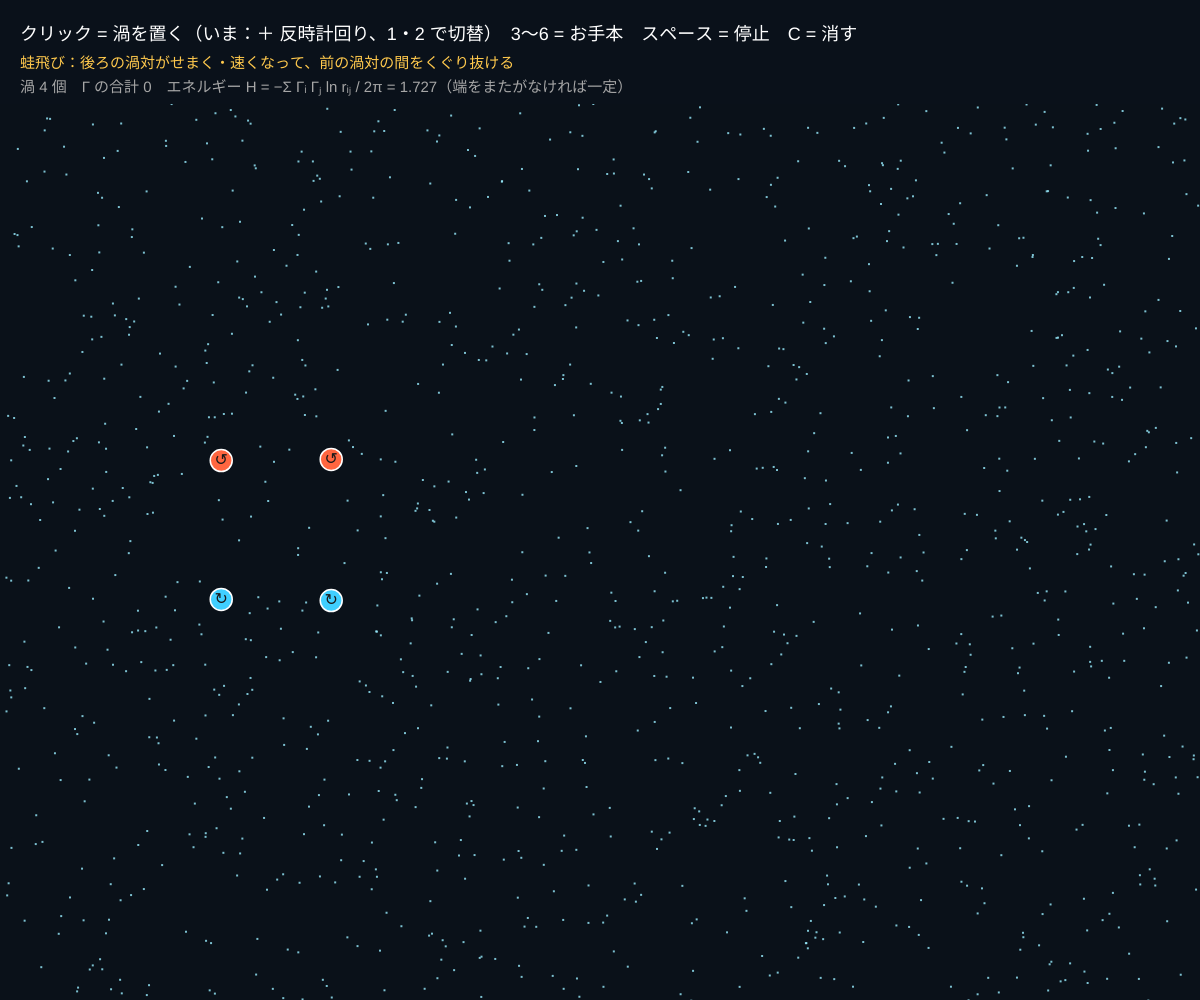
Frame 1 (no input)
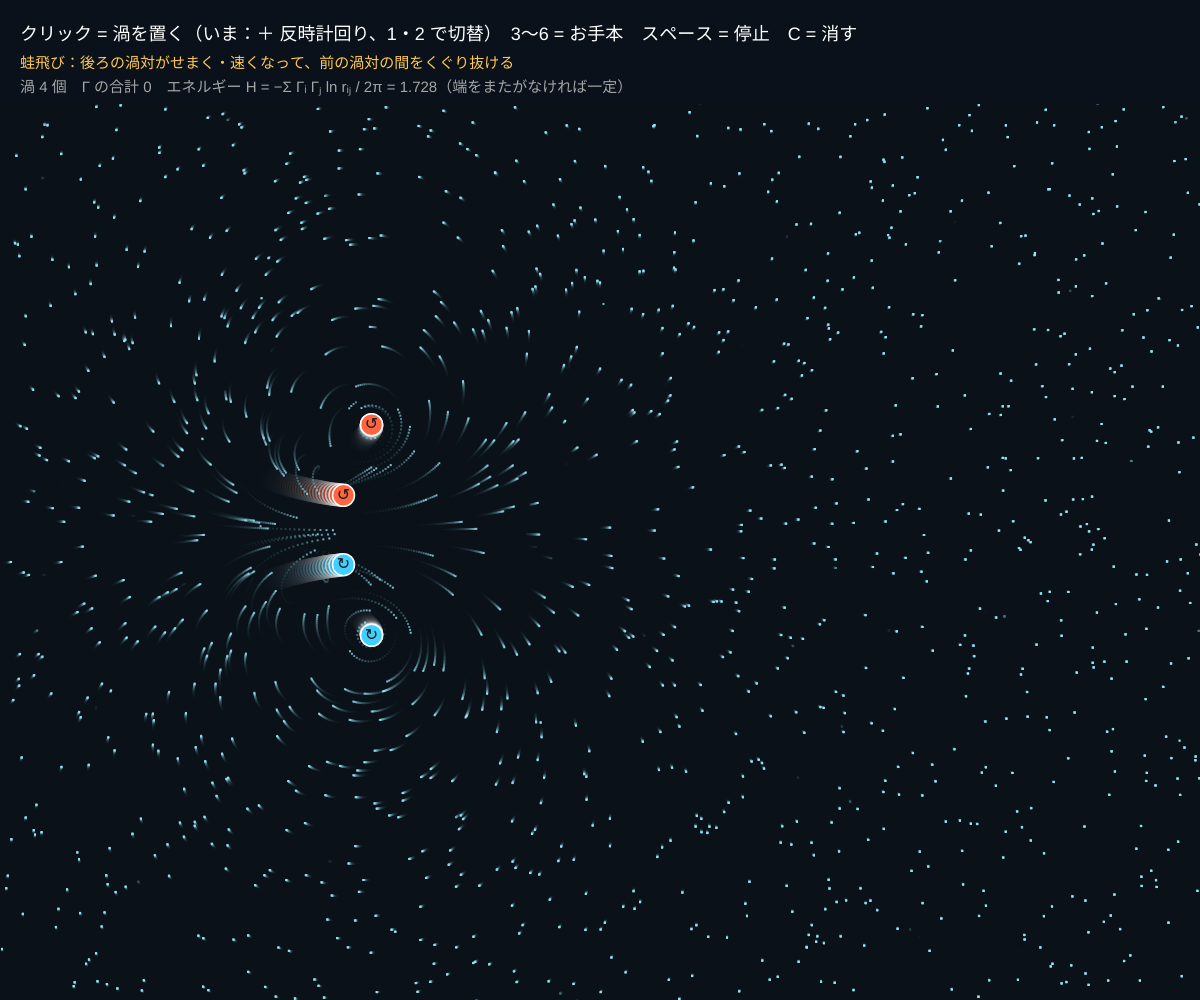
Frame 60 (no input)
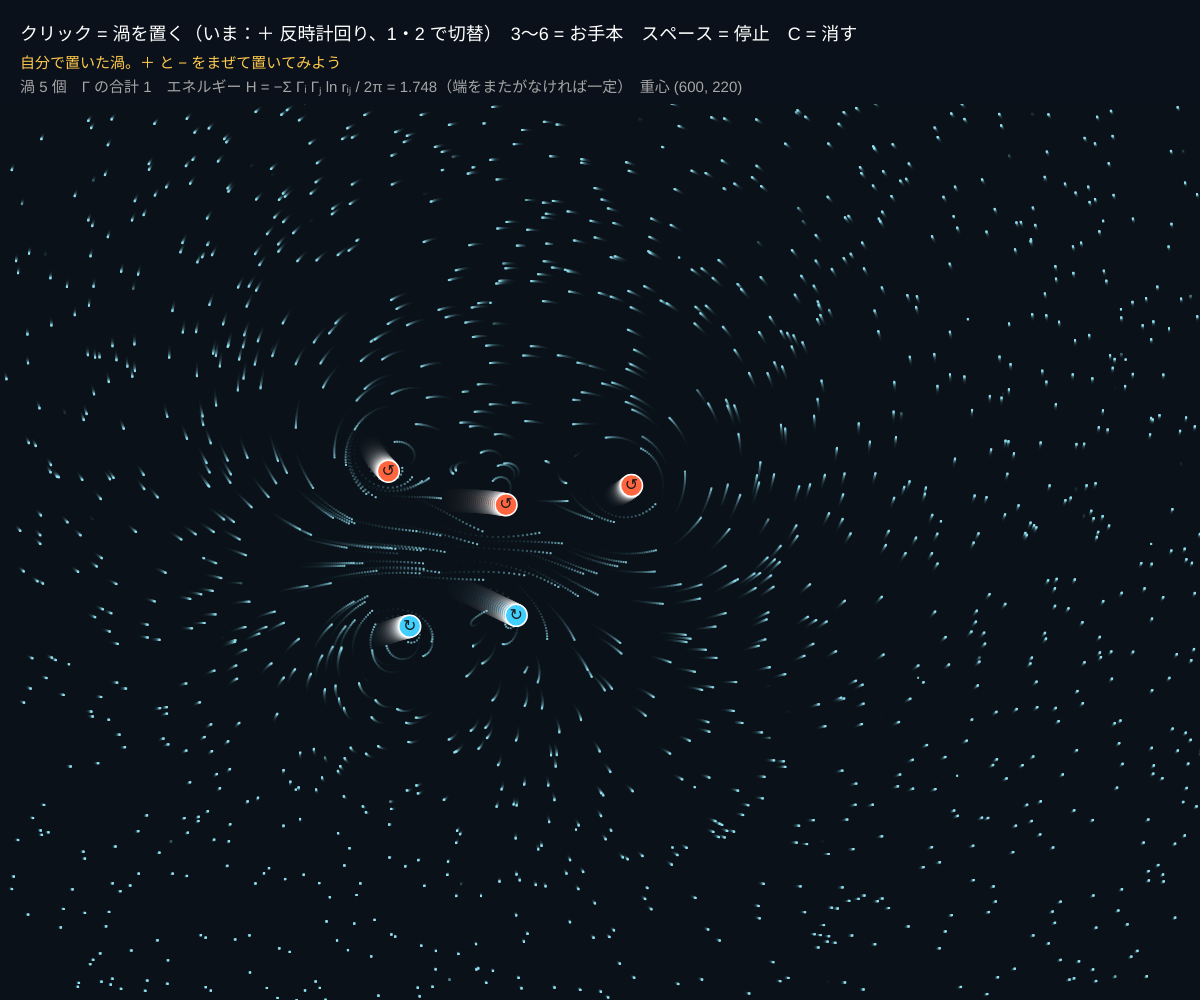
Frame 120 (the mouse pressed at the canvas centre since frame 60)

The p5.js sketch that drew these frames (run headless with seeded random() and noise() and a simulated clock; from frame 60 on, the mouse is pressed at the canvas centre):

// p5.js sketch
// ── sketch.js
// ============================================
// 11 点渦の力学
// 渦を「強さ Γ をもつ 1 点」で表す。点渦は自分では動かず、ほかの渦が作る流れに流される
//   渦 j が距離 r の所に作る速さ = Γ_j / (2π r)（向きは渦のまわりを回る向き）
// 粘性のない流体では渦は消えない（ヘルムホルツの渦定理）ので、渦どうしの追いかけっこが続く
//   同じ向きの 2 つ → たがいのまわりを回る　　逆向きの 2 つ（渦対）→ 並んでまっすぐ進む
//   渦対が 2 組 → 後ろの組が前の組をくぐり抜ける「蛙飛び」（煙の輪でも起きる）
// クリック = 渦を置く / 1 = ＋（反時計回り）・2 = −（時計回り）/ 3〜6 = お手本 / スペース = 停止 / C = 消す
// ============================================

let GAM = 40000; // ★ 渦の強さ Γ [px²/秒]
let core = 12; // ★ 渦の芯の大きさ [px]（近づきすぎたとき速さが無限大にならないように）
let nTracer = 1400; // ★ 流れを見る粒の数
let signNow = 1, paused = false;
let vort = [], dots = [], presetName = '';

function setup() {
  createCanvas(windowWidth, windowHeight);
  colorMode(HSB, 360, 100, 100, 100);
  for (let i = 0; i < nTracer; i++) dots.push({ x: Math.random() * width, y: Math.random() * height });
  preset(5);
  background(215, 60, 10);
}

function preset(n) {
  let cx = width / 2, cy = height / 2 + 30;
  vort = [];
  if (n === 3) { vort.push({ x: cx - 70, y: cy, g: 1 }, { x: cx + 70, y: cy, g: 1 }); presetName = '同じ向きの 2 つ：重心のまわりを回り続ける'; }
  if (n === 4) { vort.push({ x: cx - 300, y: cy - 55, g: 1 }, { x: cx - 300, y: cy + 55, g: -1 }); presetName = '渦対（逆向きの 2 つ）：おたがいを同じ向きへ流し、並んで直進する'; }
  if (n === 5) { for (let k = 0; k < 2; k++) vort.push({ x: cx - 380 + k * 110, y: cy - 70, g: 1 }, { x: cx - 380 + k * 110, y: cy + 70, g: -1 }); presetName = '蛙飛び：後ろの渦対がせまく・速くなって、前の渦対の間をくぐり抜ける'; }
  if (n === 6) { for (let k = 0; k < 5; k++) vort.push({ x: cx - 400 + k * 200, y: cy - 28, g: 1 }, { x: cx - 300 + k * 200, y: cy + 28, g: -1 }); presetName = 'カルマン渦列（09）の点渦モデル：千鳥に並んだ 2 列がそろって流れる'; }
}

// ★ 場所 (x, y) での流れの速度：すべての点渦が作る速度の足し算（skip 番の渦は自分なので除く）
function velocityAt(x, y, skip) {
  let vx = 0, vy = 0;
  for (let k = 0; k < vort.length; k++) {
    if (k === skip) continue;
    let w = vort[k], dx = x - w.x, dy = y - w.y, s = w.g * GAM / (2 * Math.PI * (dx * dx + dy * dy + core * core));
    vx += s * dy; vy -= s * dx; // 画面では y が下向きなので、g = +1 が反時計回りに見える
  }
  return [vx, vy];
}

// 渦を dt だけ進める（4 次のルンゲ・クッタ法：長く回してもずれにくい）
function moveVortices(dt) {
  let base = vort.map((w) => [w.x, w.y]), sum = vort.map(() => [0, 0]);
  let wts = [1, 2, 2, 1], offs = [0.5, 0.5, 1];
  for (let stage = 0; stage < 4; stage++) {
    let vel = vort.map((w, k) => velocityAt(w.x, w.y, k));
    for (let k = 0; k < vort.length; k++) {
      sum[k][0] += wts[stage] * vel[k][0]; sum[k][1] += wts[stage] * vel[k][1];
      if (stage < 3) { vort[k].x = base[k][0] + offs[stage] * dt * vel[k][0]; vort[k].y = base[k][1] + offs[stage] * dt * vel[k][1]; }
    }
  }
  for (let k = 0; k < vort.length; k++) {
    vort[k].x = (base[k][0] + dt * sum[k][0] / 6 + width) % width; // 画面の端から出たら反対側へ
    vort[k].y = (base[k][1] + dt * sum[k][1] / 6 + height) % height;
  }
}

function draw() {
  // 前のフレームをうすく残して、粒の軌跡（尾）を見せる
  noStroke(); fill(215, 60, 10, 14); rect(0, 0, width, height);
  let dt = paused ? 0 : 1 / 60;
  for (let s = 0; s < 4; s++) moveVortices(dt / 4);

  // ---- 流れに乗る粒
  fill(190, 40, 100, 80);
  for (let q of dots) {
    let v = velocityAt(q.x, q.y, -1);
    let v2 = velocityAt(q.x + v[0] * dt / 2, q.y + v[1] * dt / 2, -1);
    q.x += v2[0] * dt; q.y += v2[1] * dt;
    if (q.x < 0 || q.x > width || q.y < 0 || q.y > height || Math.random() < 0.002) { q.x = Math.random() * width; q.y = Math.random() * height; }
    rect(q.x, q.y, 2, 2);
  }

  // ---- 点渦
  textAlign(CENTER, CENTER); textSize(16);
  for (let w of vort) {
    fill(w.g > 0 ? 12 : 195, 75, 100); stroke(0, 0, 100); strokeWeight(1.5);
    circle(w.x, w.y, 22);
    noStroke(); fill(0, 0, 10); text(w.g > 0 ? '↺' : '↻', w.x, w.y);
  }
  textAlign(LEFT, BASELINE);

  // ---- 保存される量：渦どうしのエネルギー H と、渦の重心
  let H = 0, sg = 0, mx = 0, my = 0;
  for (let a = 0; a < vort.length; a++) {
    sg += vort[a].g; mx += vort[a].g * vort[a].x; my += vort[a].g * vort[a].y;
    for (let b = a + 1; b < vort.length; b++) H -= vort[a].g * vort[b].g * Math.log(Math.hypot(vort[a].x - vort[b].x, vort[a].y - vort[b].y) + 1) / (2 * Math.PI);
  }
  noStroke(); fill(215, 60, 10); rect(0, 0, width, 104);
  fill(0, 0, 100); textSize(18);
  text('クリック = 渦を置く（いま：' + (signNow > 0 ? '＋ 反時計回り' : '− 時計回り') + '、1・2 で切替）　3〜6 = お手本　スペース = ' + (paused ? '再生' : '停止') + '　C = 消す', 20, 40);
  fill(42, 70, 100); textSize(15);
  text(presetName, 20, 68);
  fill(0, 0, 65);
  text('渦 ' + vort.length + ' 個　Γ の合計 ' + sg + '　エネルギー H = −Σ Γᵢ Γⱼ ln rᵢⱼ / 2π = ' + nf(H, 1, 3) + '（端をまたがなければ一定）' + (sg !== 0 ? '　重心 (' + nf(mx / sg, 1, 0) + ', ' + nf(my / sg, 1, 0) + ')' : ''), 20, 92);
}

function mousePressed() {
  if (mouseY < 104 || vort.length >= 16) return;
  vort.push({ x: mouseX, y: mouseY, g: signNow });
  presetName = '自分で置いた渦。＋ と − をまぜて置いてみよう';
}

function keyPressed() {
  if (key === '1') signNow = 1;
  if (key === '2') signNow = -1;
  if (key >= '3' && key <= '6') preset(Number(key));
  if (key === 'c' || key === 'C') { vort = []; presetName = '渦なし。クリックで置こう'; }
  if (key === ' ') paused = !paused;
}

// ---------- やってみよう ----------
// 1. 3：同じ向きの 2 つ。回る速さは距離でどう変わる？（C で消して、近く・遠くに置き直す）
// 2. 4：渦対。進む速さは Γ / (2π × 間かく)。間かくをせまくすると速くなる。確かめよう
// 3. 5：蛙飛び。前の組が広がって遅くなり、後ろの組が縮んで速くなる。何回くり返す？
// 4. 3 つの渦を三角形に置く。4 つ以上をでたらめに置くと動きは予測できなくなる（カオス）
// 5. 6：渦列。1 つだけ渦を足して列を乱すと、どのくらい持ちこたえる？
// 6. 強さがちがう渦を作ろう：mousePressed で g: signNow * 2 にすると 2 倍の渦になる
